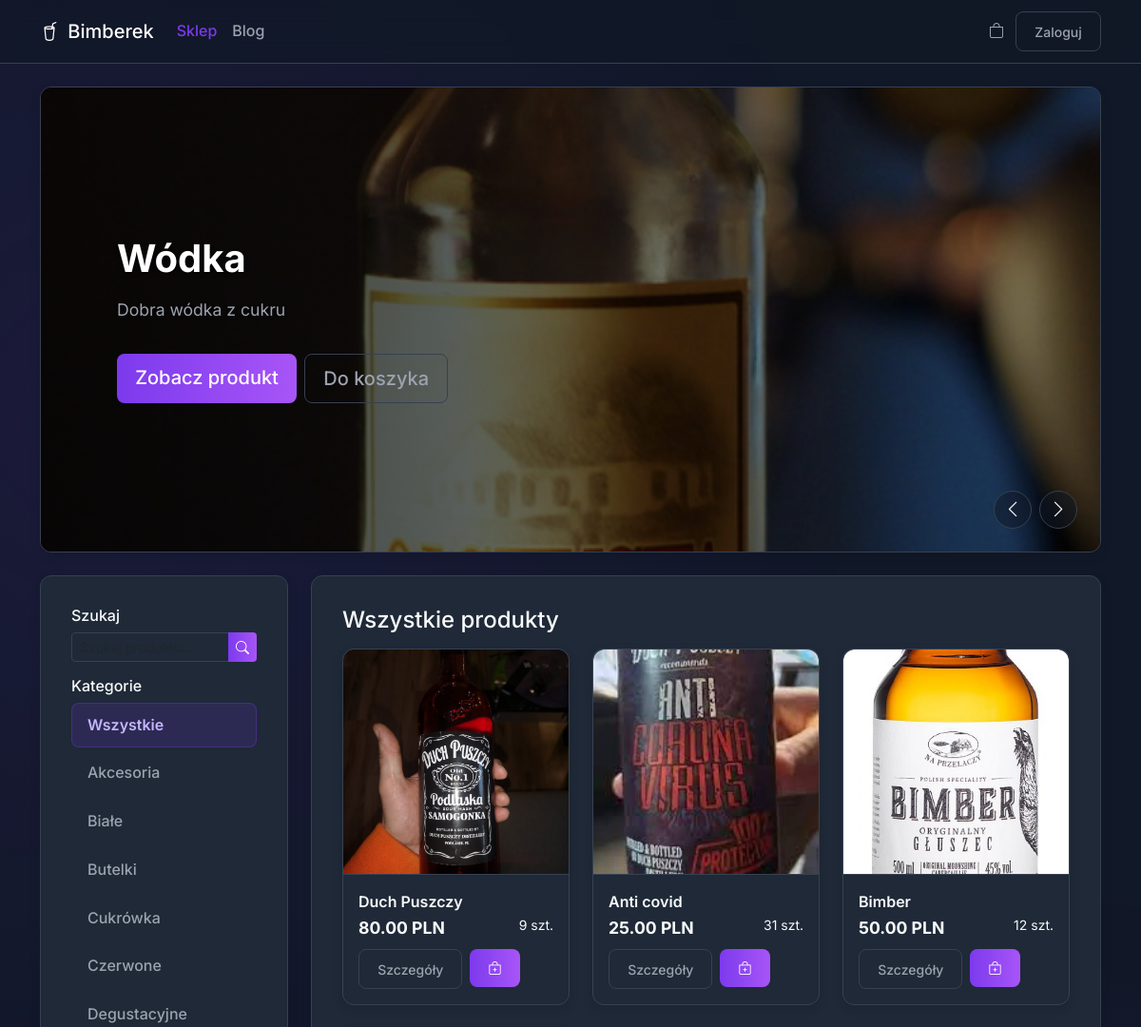
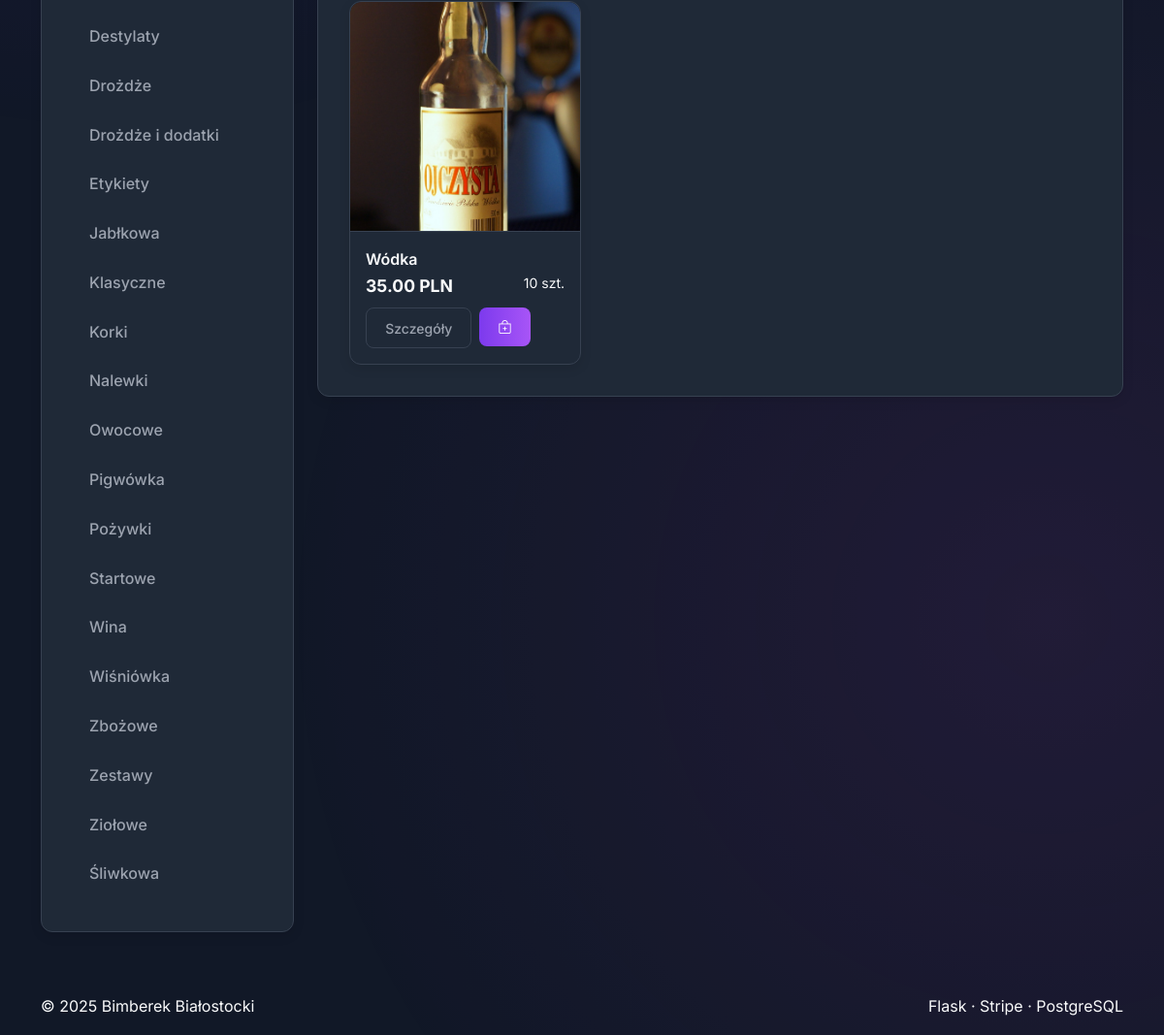
The page / on the database its author committed (2 pictures, top to bottom).
### app/models.py (models this page shows, shortened)
class SliderItem(db.Model):
    __tablename__ = "slider_items"
    id = db.Column(db.Integer, primary_key=True)
    slider_id = db.Column(db.Integer, db.ForeignKey("sliders.id"), nullable=False)
    product_id = db.Column(db.Integer, db.ForeignKey("products.id"), nullable=True)
    media_id = db.Column(db.Integer, db.ForeignKey("media.id"), nullable=True)
    order_index = db.Column(db.Integer, nullable=False, default=0)
    caption = db.Column(db.String(255), nullable=True)
    slider = db.relationship("Slider", back_populates="items")
    product = db.relationship("Product", back_populates="slider_items")
    media = db.relationship("Media", back_populates="slider_items")
    __table_args__ = (
        db.UniqueConstraint("slider_id", "order_index", name="uq_slider_order"),
    )

class Product(db.Model):
    __tablename__ = "products"
    id = db.Column(db.Integer, primary_key=True)
    name = db.Column(db.String(200), nullable=False)
    description_html = db.Column(db.Text, nullable=True)
    price = db.Column(db.Numeric(10, 2), nullable=False)
    category_id = db.Column(db.Integer, db.ForeignKey("categories.id"), nullable=True)
    image_filename = db.Column(db.String(200), nullable=True)
    stock = db.Column(db.Integer, nullable=False, default=0, server_default="0")
    category = db.relationship("Category", back_populates="products")
    comments = db.relationship("Comment", back_populates="product", lazy=True)
    slider_items = db.relationship("SliderItem", back_populates="product", lazy=True)

class Category(db.Model):
    __tablename__ = "categories"
    id = db.Column(db.Integer, primary_key=True)
    name = db.Column(db.String(100), nullable=False)
    parent_id = db.Column(db.Integer, db.ForeignKey("categories.id"), nullable=True)
    children = db.relationship(
        "Category",
        backref=db.backref("parent", remote_side=[id]),
        lazy=True,
    )
    products = db.relationship("Product", back_populates="category", lazy=True)

### app/shop/routes.py (the view, shortened to what this page needs)
@shop_bp.route("/")
def index():
    try:
        active_slider = Slider.query.filter_by(is_active=True).first()
    except OperationalError:
        active_slider = None
    try:
        categories = Category.query.order_by(Category.name).all()
    except OperationalError:
        categories = []
    page = request.args.get("page", 1, type=int)
    q = request.args.get("q", "", type=str).strip()
    current_category_id = request.args.get("cat", type=int)
    products_pagination = None
    try:
        query = Product.query
        if current_category_id:
            query = query.filter(Product.category_id == current_category_id)
        products_pagination = query.order_by(Product.id.desc()).paginate(
            page=page,
            per_page=12,
            error_out=False,
        )
    except OperationalError:
        products_pagination = None
    return render_template(
        "shop/index.html",
        active_slider=active_slider,
        categories=categories,
        products=products_pagination,
        current_category_id=current_category_id,
        q=q,
    )

### app/shop/templates/shop/index.html (shortened to what this page needs)
{% extends "base.html" %}
{% block content %}
<div class="container my-4">
  {% set slides = (active_slider.items if active_slider and active_slider.items else []) %}
  {% if slides %}
  <div class="hero-slider-wrap section-card mb-4">
    <div id="heroSliderTrack" class="hero-slider-track">
      {% for it in slides %}
        {% set p = it.product %}
        {% if p %}
        <div class="hero-slide">
          {% if p and p.image_filename %}
            <img class="hero-slide-img" src="{{ url_for('static', filename='images/products/' ~ p.image_filename) }}" alt="{{ p.name }}">
          {% else %}
            <img class="hero-slide-img" src="https://placehold.co/1600x900/020617/374151?text=Bimberek" alt="Domyślny obrazek">
          {% endif %}
          <div class="hero-slide-content">
            <h2 class="hero-title">{{ p.name if p else 'Produkt Polecany' }}</h2>
            {% if p and p.description_html %}
              <p class="hero-desc d-none d-md-block">{{ p.description_html|striptags|truncate(150) }}</p>
            {% endif %}
            <div class="mt-3 d-flex gap-2">
              <a class="btn btn-primary btn-lg" href="{{ url_for('shop.product_detail', product_id=p.id) }}">Zobacz produkt</a>
              <form method="post" action="{{ url_for('shop.add_to_cart', product_id=p.id) }}">
                <button class="btn btn-outline-light btn-lg d-none d-sm-inline-block" {% if p.stock is not none and p.stock<=0 %}disabled{% endif %}>Do koszyka</button>
              </form>
            </div>
          </div>
        </div>
        {% endif %}
      {% endfor %}
    </div>
    <div class="slider-nav">
      <button class="slider-btn" id="prevSlide" aria-label="Prev"><i class="bi bi-chevron-left"></i></button>
      <button class="slider-btn" id="nextSlide" aria-label="Next"><i class="bi bi-chevron-right"></i></button>
    </div>
  </div>
  {% else %}
    <div class="section-card section-pad muted mb-4">Brak aktywnego slidera – dodaj w panelu admina.</div>
  {% endif %}
  <div class="row g-4">
    <div class="col-lg-3">
      <div class="sidebar" style="position: sticky; top: 6rem;">
        <div class="section-card section-pad">
          <form method="get" action="{{ url_for('shop.index') }}" class="mb-3">
            <h3 class="h6 mb-2">Szukaj</h3>
            <div class="input-group input-group-sm">
              <input type="search" name="q" value="{{ q or '' }}" class="form-control" placeholder="Szukaj produktu...">
              <button class="btn btn-primary"><i class="bi bi-search"></i></button>
            </div>
          </form>
          <h3 class="h6 mb-2">Kategorie</h3>
          <ul class="cat-list">
            <li>
              <a class="cat-link {% if not current_category_id %}active{% endif %}" href="{{ url_for('shop.index') }}">
                <span>Wszystkie</span>
              </a>
            </li>
            {% for c in categories %}
            <li>
              <a class="cat-link {% if current_category_id==c.id %}active{% endif %}"
                 href="{{ url_for('shop.index', cat=c.id, q=q) }}">
                <span>{{ c.name }}</span>
              </a>
            </li>
            {% endfor %}
          </ul>
        </div>
      </div>
    </div>
    <div class="col-lg-9">
      <div class="section-card section-pad">
        <div class="d-flex justify-content-between align-items-center mb-3">
          <h2 class="h4 mb-0" style="background: none; -webkit-text-fill-color: inherit;">
            {% if current_category_id %}
              {{ categories|selectattr('id','equalto',current_category_id)|map(attribute='name')|list|first or 'Kategoria' }}
            {% else %}
              Wszystkie produkty
            {% endif %}
          </h2>
        </div>
        {% if products and products.items|length %}
          <div class="grid">
            {% for p in products.items %}
              <div class="prod-card section-card">
                {% if p.image_filename %}
                  <img class="prod-img" src="{{ url_for('static', filename='images/products/' ~ p.image_filename) }}" alt="{{ p.name }}">
                {% else %}
                  <img class="prod-img" src="https://placehold.co/600x600/020617/374151?text=Bimberek" alt="Domyślny obrazek">
                {% endif %}
                <div class="prod-body">
                  <div class="fw-semibold">{{ p.name }}</div>
                  <div class="d-flex justify-content-between">
                    <div class="price">{{ '%.2f'|format(p.price) }} PLN</div>
                    {% if p.stock is not none %}
                      {% if p.stock<=0 %}
                        <span class="stock-zero small">Brak</span>
                      {% elif p.stock<5 %}
                        <span class="stock-low small">Mało ({{ p.stock }})</span>
                      {% else %}
                        <span class="stock-ok small">{{ p.stock }} szt.</span>
                      {% endif %}
                    {% endif %}
                  </div>
                  <div class="d-flex gap-2 mt-auto pt-2">
                    <a class="btn btn-outline-light btn-sm" href="{{ url_for('shop.product_detail', product_id=p.id) }}">Szczegóły</a>
                    <form method="post" action="{{ url_for('shop.add_to_cart', product_id=p.id) }}">
                      <button class="btn btn-primary btn-sm" {% if p.stock is not none and p.stock<=0 %}disabled{% endif %}>
                        <i class="bi bi-bag-plus"></i>
                      </button>
                    </form>
                  </div>
                </div>
              </div>
            {% endfor %}
          </div>
        {% else %}
          <div class="alert alert-secondary mb-0">
            Nic nie znaleziono. Zmień kategorię lub wyszukaj inaczej.
          </div>
        {% endif %}
      </div>
    </div>
  </div>
</div>
{% endblock %}

### rows shown on the page
SliderItem: image_filename (picture)
Product: name "Wódka", description_html "Dobra wódka z cukru", image_filename (picture), price "35.00", stock "10"
Category: name "Akcesoria"
Category: name "Białe"
Category: name "Butelki"
Category: name "Cukrówka"
Category: name "Czerwone"
Category: name "Degustacyjne"
Category: name "Destylaty"
Category: name "Drożdże"
Category: name "Drożdże i dodatki"
Category: name "Etykiety"
Category: name "Jabłkowa"
Category: name "Klasyczne"
Category: name "Korki"
Category: name "Nalewki"
Category: name "Owocowe"
Category: name "Pigwówka"
Category: name "Pożywki"
Category: name "Startowe"
Category: name "Wina"
Category: name "Wiśniówka"
Category: name "Zbożowe"
Category: name "Zestawy"
Category: name "Ziołowe"
Category: name "Śliwkowa"
Product: image_filename (picture), name "Duch Puszczy", price "80.00", stock "9"
Product: image_filename (picture), name "Anti covid", price "25.00", stock "31"
Product: image_filename (picture), name "Bimber", price "50.00", stock "12"

### other values the page prints
{{ 2025 }} "2025"
